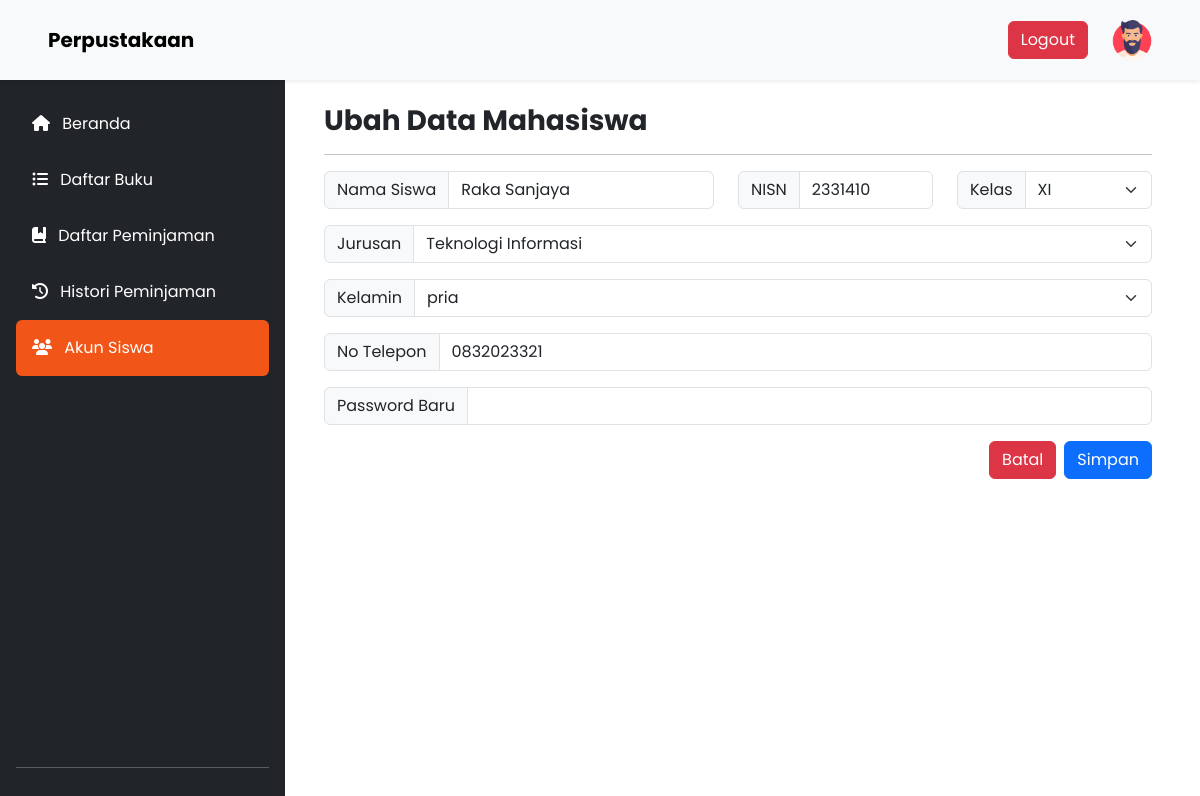
Page /pages/dashboardAdmin/ubah_akun_siswa.php?nisn=2331410 on the committed database.
### tables this page shows
CREATE TABLE `siswa` (
  `nisn` int(11) NOT NULL,
  `nama` varchar(50) NOT NULL,
  `kelas` varchar(5) NOT NULL,
  `jurusan` varchar(20) NOT NULL,
  `kelamin` varchar(10) NOT NULL,
  `telepon` varchar(15) NOT NULL,
  `password` varchar(255) NOT NULL
);

CREATE TABLE `jurusan` (
  `id_jurusan` varchar(20) NOT NULL,
  `nama_jurusan` varchar(50) NOT NULL
);

### config/controller.php (called while the page is built, shortened)
<?php
function select($query)
{
    global $db;
    $result = mysqli_query($db, $query);
    $rows = [];
    while ($row = mysqli_fetch_assoc($result)) {
        $rows[] = $row;
    }
    return $rows;
}

### pages/dashboardAdmin/ubah_akun_siswa.php (the view, shortened to what this page needs)
<?php
require_once "../../layouts/header.php";
$nisn = (int)$_GET["nisn"];
$data_siswa = select("SELECT * FROM `siswa` INNER JOIN `jurusan` ON siswa.jurusan = jurusan.id_jurusan WHERE `nisn` = $nisn")[0];
?>
<section>
    <div class="d-flex">
        <div class="w-25"><?php require_once "../../layouts/sidebar.php" ?></div>
        <div class="w-75 mx-5 my-4">
            <h1 class="fw-bold fs-3">Ubah Data Mahasiswa</h1>
            <hr>
            <form method="POST" enctype="multipart/form-data">
                <div class="d-flex gap-4">
                    <div class="input-group mb-3">
                        <span class="input-group-text fs-6" id="inputGroup-sizing-default">Nama Siswa</span>
                        <input type="text" class="form-control" aria-label="Sizing example input" name="nama" aria-describedby="inputGroup-sizing-default" value="<?= $data_siswa["nama"]; ?>">
                    </div>
                    <div class="input-group mb-3 w-50">
                        <span class="input-group-text fs-6" id="inputGroup-sizing-default">NISN</span>
                        <input type="text" class="form-control" aria-label="Sizing example input" name="nisn" aria-describedby="inputGroup-sizing-default" value="<?= $data_siswa["nisn"]; ?>">
                    </div>
                    <div class="input-group mb-3 w-50">
                        <label class="input-group-text" for="inputGroupSelect01">Kelas</label>
                        <select class="form-select" id="inputGroupSelect01" name="kelas">
                            <option selected><?= $data_siswa["kelas"]; ?></option>
                        </select>
                    </div>
                </div>
                <div class="input-group mb-3">
                    <label class="input-group-text" for="inputGroupSelect01">Jurusan</label>
                    <select class="form-select" id="inputGroupSelect01" name="jurusan">
                        <option value="<?= $data_siswa["id_jurusan"]; ?>" selected><?= $data_siswa["nama_jurusan"]; ?></option>
                    </select>
                </div>
                <div class="input-group mb-3">
                    <label class="input-group-text" for="inputGroupSelect01">Kelamin</label>
                    <select class="form-select" id="inputGroupSelect01" name="kelamin">
                        <option selected><?= $data_siswa["kelamin"]; ?></option>
                    </select>
                </div>
                <div class="input-group mb-3">
                    <span class="input-group-text fs-6" id="inputGroup-sizing-default">No Telepon</span>
                    <input type="tel" class="form-control" aria-label="Sizing example input" aria-describedby="inputGroup-sizing-default" name="telepon" value="<?= $data_siswa["telepon"]; ?>">
                </div>
                <div class="input-group mb-3">
                    <span class="input-group-text fs-6" id="inputGroup-sizing-default">Password Baru</span>
                    <input type="text" class="form-control" aria-label="Sizing example input" aria-describedby="inputGroup-sizing-default" name="passwordBaru">
                </div>
                <div class="d-flex justify-content-end my-3 gap-2">
                    <a href="akun_siswa.php" class="btn btn-danger">Batal</a>
                    <button type="submit" name="edit_data" class="btn btn-primary">Simpan</button>
                </div>
            </form>
        </div>
    </div>
</section>
<?php require_once "../../layouts/footer.php" ?>

### assets/css/style.css (style rules this page uses)
* { font-family: "poppins"; }

### rows in the picture
siswa: nama "Raka Sanjaya", nisn "2331410", kelas "XI", jurusan "Teknologi Informasi", kelamin "pria", telepon "0832023321"
